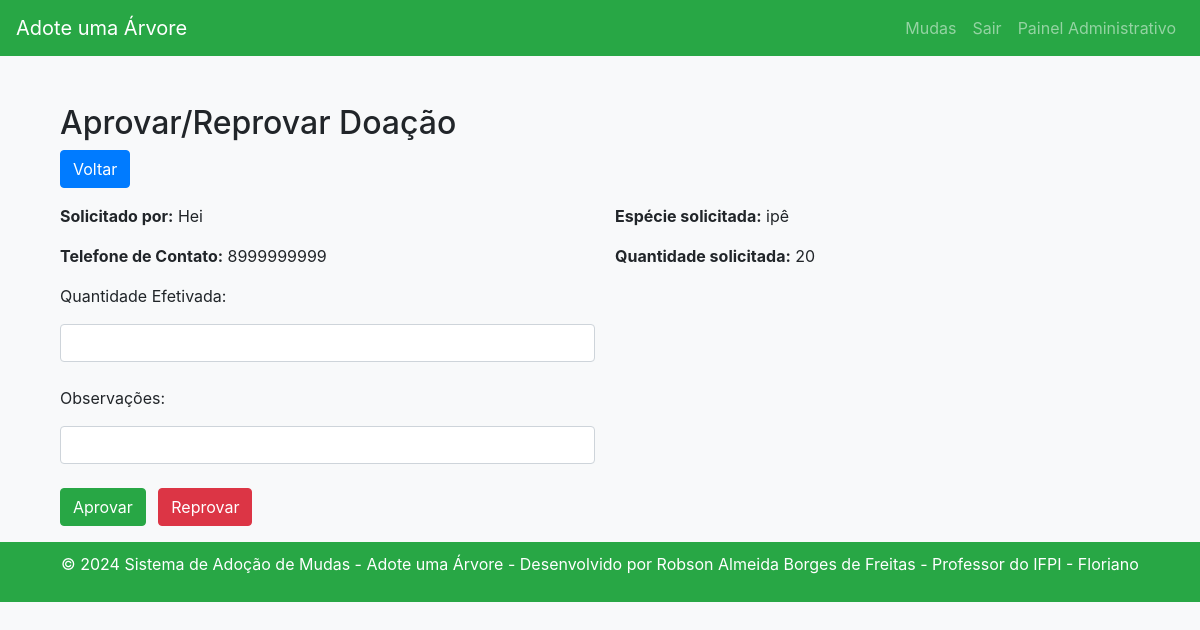
The page /api/aprovar_reprovar_doacao/6/ (signed in) on the database its author committed.
### arvore/models.py (models this page shows, shortened)
class SolicitacaoDoacao(models.Model):
    usuario = models.ForeignKey(User, on_delete=models.CASCADE)
    especie = models.CharField(max_length=100)
    quantidade_solicitada = models.IntegerField()
    status = models.CharField(max_length=20, default='Pendente')
    local_de_plantio = models.CharField(max_length=200)
    data_solicitacao = models.DateTimeField(null=True, blank=True)
    observacoes = models.CharField(max_length=200, null=True, blank=True)

class UserProfile(models.Model):
    user = models.OneToOneField(User, on_delete=models.CASCADE)
    email = models.EmailField(max_length=254)
    nome_completo = models.CharField(max_length=100)
    endereco = models.CharField(max_length=200)
    cidade = models.CharField(max_length=100)
    estado = models.CharField(max_length=100)
    telefone = models.CharField(max_length=20)
    cpf = models.CharField(max_length=14)

### arvore/views.py (the view, shortened to what this page needs)
# urls.py: path('aprovar_reprovar_doacao/<int:solicitacao_id>/', views.aprovar_reprovar_doacao, name='aprovar_reprovar_doacao'),
@login_required
@user_passes_test(is_member_of_team)
def aprovar_reprovar_doacao(request, solicitacao_id):
    solicitacao = SolicitacaoDoacao.objects.get(pk=solicitacao_id)
    return render(request, 'aprovar_reprovar_doacao.html', {'solicitacao': solicitacao})

### arvore/templatetags/custom_filters.py (called while the page is built)
@register.filter(name='is_member_of_team')
def is_member_of_team_filter(user):
    return is_member_of_team(user)

### arvore/views.py (called while the page is built)
def is_member_of_team(user):
    is_in_team_group = user.groups.filter(name='equipe').exists()
    is_superuser = user.is_superuser
    return is_in_team_group or is_superuser

### arvore/templates/aprovar_reprovar_doacao.html (shortened to what this page needs)
{% extends 'base.html' %}
{% block content %}
    <div class="container mt-5">
        <h2>Aprovar/Reprovar Doação</h2>
        <a href="javascript:history.back()" class="btn btn-primary mb-3">Voltar</a>
        <div class="row">
            <div class="col-md-6">
                <p><strong>Solicitado por:</strong> {{ solicitacao.usuario.username }}</p>
                <p><strong>Telefone de Contato:</strong> {{ solicitacao.usuario.userprofile.telefone }}</p>
            </div>
            <div class="col-md-6">
                <p><strong>Espécie solicitada:</strong> {{ solicitacao.especie }}</p>
                <p><strong>Quantidade solicitada:</strong> {{ solicitacao.quantidade_solicitada }}</p>
            </div>
        </div>
        <form method="post">
            <div class="form-row">
                <div class="form-group col-md-6">
                    <label for="quantidade_efetivada">Quantidade Efetivada:</label>
                    <input type="number" name="quantidade_efetivada" class="form-control" required>
                </div>
            </div>
            <div class="form-row">
                <div class="form-group col-md-6">
                    <label for="observacoes">Observações:</label>
                    <input type="text" name="observacoes" class="form-control" required>
                </div>
            </div>
            <div class="form-group">
                <button type="submit" name="aprovar" class="btn btn-success mr-2">Aprovar</button>
                <button type="submit" name="reprovar" class="btn btn-danger">Reprovar</button>
            </div>
        </form>
    </div>
{% endblock %}

### arvore/templates/base.html (style rules this page uses)
body { background-color: #f8f9fa; padding-top: 56px; }
.container { margin-top: 20px; }
input, textarea { width: 100%; padding: 12px 20px; margin: 8px 0; box-sizing: border-box; border: none; border-radius: 4px; }

### rows shown on the page
SolicitacaoDoacao: usuario.username "Hei", usuario.userprofile.telefone "8999999999", especie "ipê", quantidade_solicitada "20"
